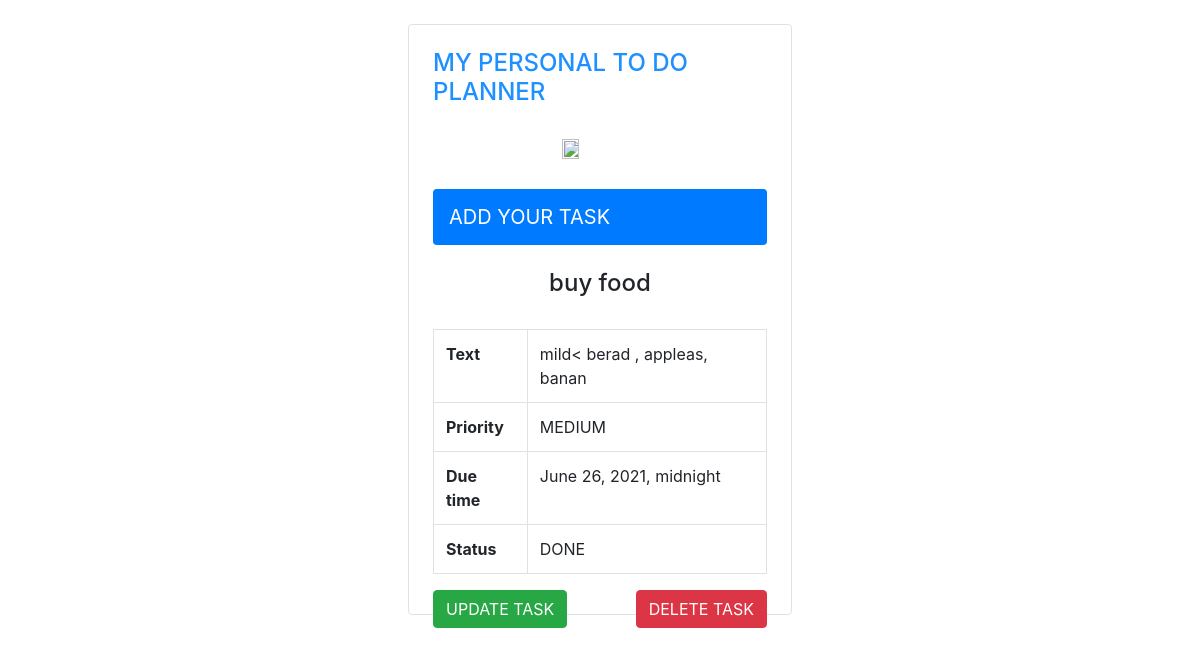
Page /list_todo/2 on the committed database.
### core/models.py (models this page shows, shortened)
class ToDo(models.Model):
    task = models.CharField(max_length=255)
    text = models.TextField()
    priority_choises = [
        ("HIGH", "High"),
        ("MEDIUM", "Medium"),
        ("LOW", "Low"),
    ]
    priority = models.CharField(max_length=20, choices=priority_choises, default="MEDIUM")
    due_time = models.DateTimeField()
    status_choises = [
        ("DONE", "Done"),
        ("NOT DONE", "Not done"),
    ]
    status = models.CharField(max_length=20, choices=status_choises, default="Not done")

### core/views.py (the view)
# urls.py: path("list_todo/<int:pk>", views.detail_todo, name="detail_todo"),
def detail_todo(request, pk):
    try:
        detail_todo = ToDo.objects.get(id=pk)
    except ToDo.DoesNotExist:
        raise Http404('Data does not exist')
    return render(request, "detail_todo.html", {'detail_todo': detail_todo})

### core/templates/detail_todo.html
{% extends 'base.html' %}
{% block content %}
<div>
    <h4 style="text-align: center;">{{ detail_todo.task }}</h4> <br>
    <table class="table table-bordered">
        <tr>
            <th>Text</th>
            <td>{{ detail_todo.text }}</td>
        </tr>
        <tr>
            <th>Priority</th>
            <td>{{ detail_todo.priority }}</td>
        </tr>
        <tr>
            <th>Due time</th>
            <td>{{ detail_todo.due_time }}</td>
        </tr>
        <tr>
            <th>Status</th>
            <td>{{ detail_todo.status }}</td>
        </tr>
    </table>
    <a href="{% url 'update_todo' detail_todo.id %}" class="btn btn-success" style="float: left;" role="button">UPDATE TASK</a>
    <a href="{% url 'delete_todo' detail_todo.id %}" class="btn btn-danger" style="float: right;" role="button">DELETE TASK</a>
</div>
{% endblock content %}

### rows in the picture
ToDo: task "buy food", text "mild< berad , appleas, banan", priority "MEDIUM", due_time "June 26, 2021, midnight", status "DONE"
